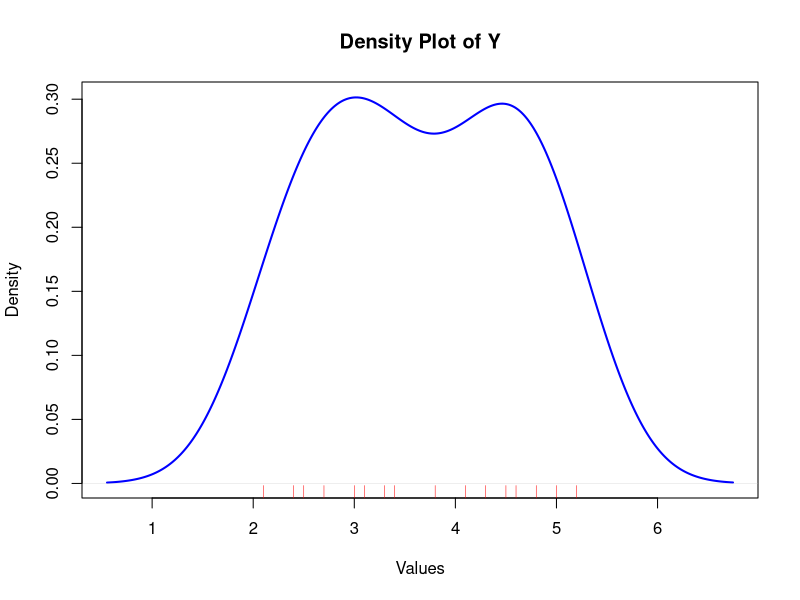

The R source for this figure:
y <- c(2.1, 2.4, 2.5, 2.7, 3.0, 3.1, 3.3, 3.4,
       3.8, 4.1, 4.3, 4.5, 4.6, 4.8, 5.0, 5.2)

# Calculate default bandwidth
default_bw <- bw.nrd0(y)

cat("Default bandwidth:", default_bw, "\n")

# Density calculation
density_y <- density(y, bw = default_bw)

# Density plot
plot(density_y,
     main = "Density Plot of Y",
     xlab = "Values",
     ylab = "Density",
     col = "blue",
     lwd = 2)

# Add rug
rug(y, col = "red")
